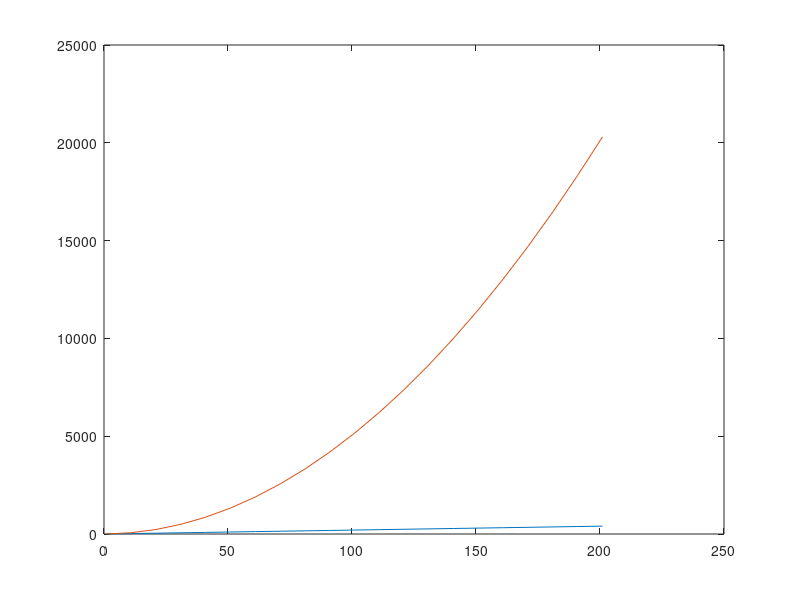

The MATLAB script that drew this image: (Note: this script raises an error after producing the figure.)
% computational time (Big-O)

clear 
close all
clc

n(:,1) = 1:10:209;


y(:,1) = 2*n;
y(:,2) = n.*(n+1)/2;

plot(n,y)

tbl = array2table([n y],'VariableNames',{'Feat','GFFS','RFE'});
writetable(tbl,strcat('.\Outcome\','computational_time_FS.xlsx'))



